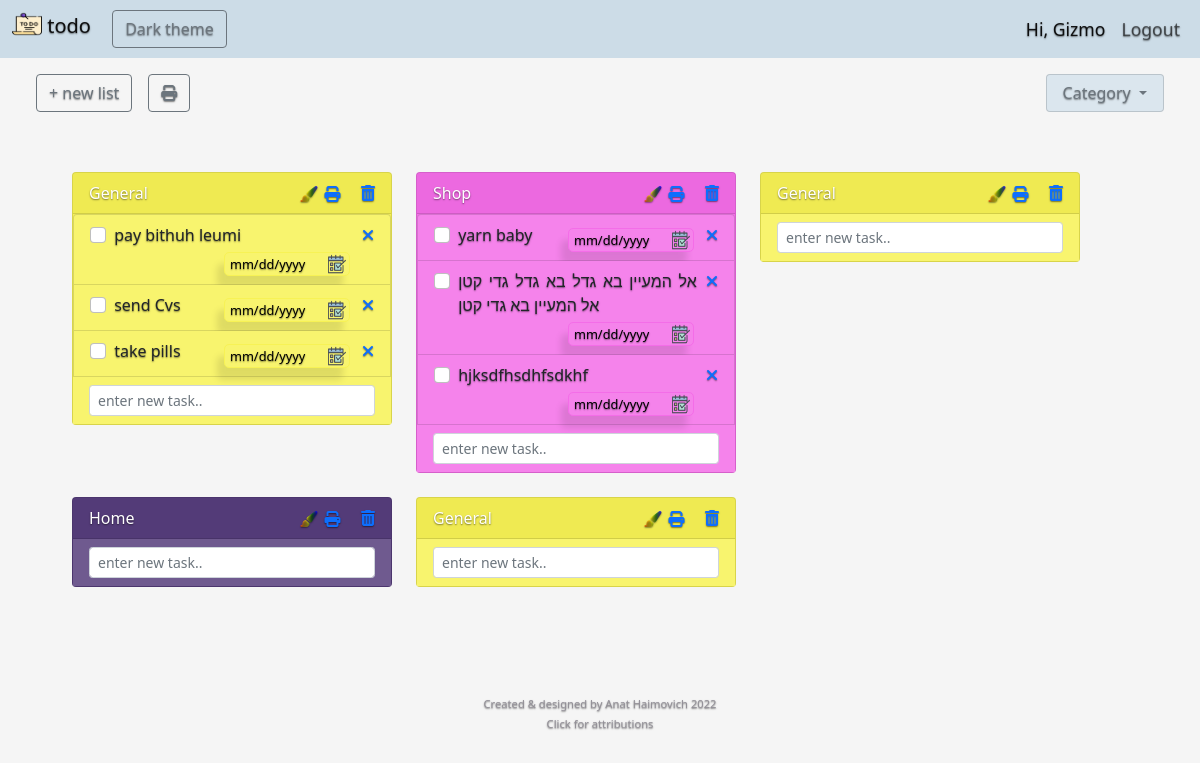
Page / (signed in) on the earlier database version.
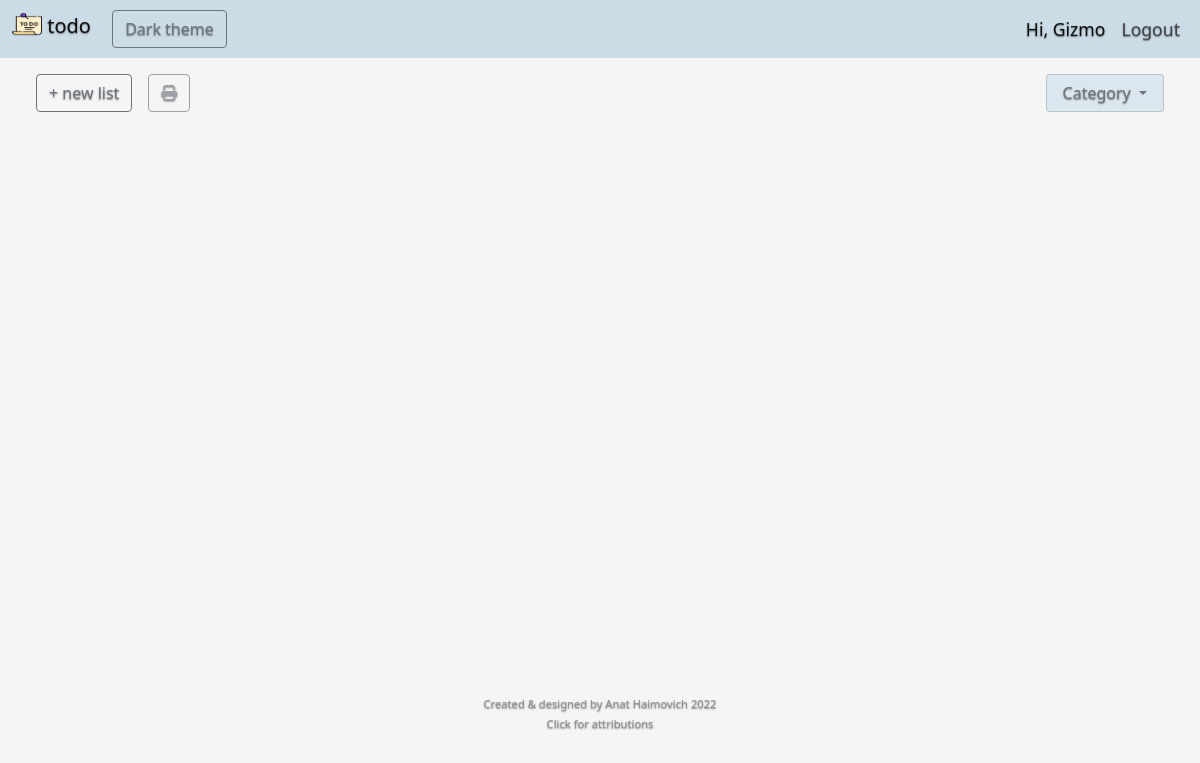
Same page on the later database version.
### main.py (models this page shows)
class User(UserMixin, db.Model):
    __tablename__ = "users"
    id = db.Column(db.Integer, primary_key=True)
    email = db.Column(db.String(50), unique=True)
    password = db.Column(db.String(50))
    name = db.Column(db.String(50))
    theme = db.Column(db.String(50), default='light')
    verifaction_question = db.Column(db.String(250))
    verifaction_answer = db.Column(db.String(50))
    user_lists = relationship('List', back_populates="parent_user", cascade="all, delete")

class List(db.Model):
    __tablename__ = "lists"
    id = db.Column(db.Integer, primary_key=True)
    user_id = db.Column(db.Integer, db.ForeignKey('users.id'), nullable=False)
    parent_user = relationship('User', back_populates="user_lists")
    category = db.Column(db.String(50), default='General')
    color = db.Column(db.String(50), default='orange')
    list_items = relationship('Item', back_populates="parent_list", cascade="all, delete")

class Item(db.Model):
    __tablename__ = "items"
    id = db.Column(db.Integer, primary_key=True)
    list_id = db.Column(db.Integer, db.ForeignKey('lists.id'), nullable=False)
    task = db.Column(db.String(100), nullable=False)
    due_date = db.Column(db.Date)
    is_done = db.Column(db.Boolean)
    parent_list = relationship('List', back_populates="list_items")

### main.py (the view)
@app.route('/')
def home():
    year = datetime.now().year
    set_theme()
    lists, categories = get_lists()
    list_form = CreateNewList()
    list_form.category.choices = categories + ['Add new..']
    item_form = CreateNewItem()
    login_form = LoginForm()
    return render_template("index.html", year=year, listform=list_form, itemform=item_form, loginform=login_form, theme=current_theme, lists=lists, categories=categories)

### forms.py
class CreateNewList(FlaskForm):
    category = SelectField('Category', default='General', coerce=str, validate_choice=False)
    new_category = StringField('Name', default='General', validators=[DataRequired()])
    color = SelectField('Color', default='orange', choices=['orange', 'purple', 'green', 'pink', 'yellow'], coerce=str)
    submit = SubmitField('Create')

class CreateNewItem(FlaskForm):
    text = StringField('', validators=[DataRequired()], render_kw={"placeholder": "enter new task.."})
    list_id = HiddenField()
    submit = SubmitField('Add')

### main.py (called while the page is built)
def set_theme():
    global current_theme
    theme_to_change = request.args.get('theme')
    if theme_to_change == 'dark':
      current_theme = themes['light']
    elif theme_to_change == 'light':
      current_theme = themes['dark']
    if current_user.is_authenticated and theme_to_change:
      current_user.theme = current_theme['name']
      db.session.commit()
    elif current_user.is_authenticated:
      current_theme = themes[current_user.theme]

def get_lists():
    if current_user.is_authenticated:
      lists = current_user.user_lists
      categories = unique([lst.category for lst in lists] + ['General'])
      category = request.args.get('category')
      if category:
        lists = List.query.filter_by(category=category).all()
      return lists, list(categories)
    return [], ['General']

@login_manager.user_loader
def load_user(user_id):
  return User.query.get(user_id)

### templates/index.html (shortened to what this page needs)
{% include "header.html" %}
{% set colors = ['orange', 'purple', 'green', 'pink', 'yellow'] %}
{% set status = {1:'checked', 0:''} %}
<div class="container-fluid top-section pt-3">
  {% if current_user.is_authenticated %}
  {% set mod = '#newList' %}
  {% else %}
  {% set mod = '#login-mod' %}
  {% endif %}
  <button name="new-list" type="button" class="btn {{ theme['button-style'] }} btn-md float-start" data-bs-toggle="modal" data-bs-target="{{ mod }}">
    <span>+ new list</span>
  </button>
  {% if lists|length == 0 %}
  {% set btn_stat = 'disabled' %}
  {% else %}
  {% set btn_stat = '' %}
  {% endif %}
  <button name="print-all" type="button" onclick="printAll();" class="btn {{ theme['button-style'] }} btn-md float-start mx-3" {{ btn_stat }}><i class="fa-solid fa-print"></i></button>
  <div class="dropdown">
    <button name="category" class="btn shadow-none {{ theme['drop-button'] }} dropdown-toggle float-end px-3" type="button" id="dropdownMenuButton1" data-bs-toggle="dropdown" aria-expanded="false">
      Category </button>
  </div>
</div>
<div class="container-fluid lists">
  <div class="row">
    {% for list in lists %}
    <div class="list-col col-sm-12 col-md-6 col-lg-4 col-xxl-3">
      <div class="card list-card text-start mb-4 card-{{ list.color }}" id="card-{{ list.id }}">
        <div class="card-header" id={{ list.id }} style="color: white;">
          {{ list.category }}
          <div class="dropdown dropdown-color">
            <button name="color-button" class="fa-solid fa-paintbrush color-btn multicolor-icon dropdown-toggle px-0" type="button" id="dropdownMenuButton3" data-bs-toggle="dropdown" aria-expanded="false"></button>
          </div>
          <button name="print-list" type="button" onclick="printList('card-{{ list.id }}');" class="print-btn">
            <i class="fa-solid fa-print"></i></button>
          <a name="del-list" class="float-end" href="{{ url_for('delete_list', list_id=list.id) }}"><i class="fa-solid fa-trash-can"></i> </a>
        </div>
        <div class="list-group">
          {% for item in list.list_items %}
          <div class="list-group-item card-item-{{ list.color }}">
            <input name="chkbox" class="form-check-input me-1" type="checkbox" id="chk-{{ item.id }}" onchange="update_db_task('chk-{{ item.id }}');" {{ status[item.is_done] }}>
            <a name="del-item" class="float-end" href="{{ url_for('delete_item', list_id=list.id, item_id=item.id) }}"> <i class="fa-solid fa-xmark"></i> </a>
            <div class="todo-list-item">
              <span class="task-text" id="text-{{ item.id }}" contenteditable="true" oninput="update_db_task_text('{{ item.id }}');">{{ item.task }}</span>
              {% if item.due_date == None %}
              {% set due_date = '' %}
              {% else %}
              {% set due_date = item.due_date %}
              {% endif %}
              <input type="date" name="task-date" id="date-{{ item.id }}" value="{{ due_date }}" class="date-picker date-picker-{{ list.color }}" style="border-color: 'card-{{ list.color }}';" onchange="update_db_date('date-{{ item.id }}');">
            </div>
          </div>
          {% endfor %}
          <form name="new-item-input" action="{{ url_for('create_item') }}" method="POST">
            <div class="card-item-{{ list.color }} px-3 py-2">
              {{ itemform.text(id="text-{}!".format(list.id), class_="form-control form-control-sm")}}
            </div>
          </form>
        </div>
      </div>
    </div>
    {% endfor %}
  </div>
</div>
{% include "footer.html" %}

### templates/header.html (shortened to what this page needs)
<!DOCTYPE html>
<html lang="en" dir="ltr">
<head>
  <link href="https://cdn.jsdelivr.net/npm/bootstrap@5.1.3/dist/css/bootstrap.min.css" rel="stylesheet">
  <link rel="stylesheet" href="../static/css/styles.css">
</head>
<body class="{{ theme['body-th'] }}">
  <nav class="navbar navbar-expand-sm {{ theme['navbar-th'] }}">
    <div class="container-fluid">
      <div class="">
        <a class="navbar-brand" href="{{ url_for('home') }}">
          <img src="../static/images/to-do-list.png" alt="" width="30" height="24" class="d-inline-block align-text-top">
          todo
        </a>
        <button name="theme" type="button" onclick="window.location.href='{{ url_for('change_theme', theme=theme['name'], url=request.path) }}';" class="btn {{ theme['button-style'] }} btn-md"><span>{{ theme['button-label'] }}</span></button>
      </div>
      <div class="collapse navbar-collapse nav-menu" id="navbarNavAltMarkup">
        <div class="navbar-nav">
          {% if current_user.is_authenticated %}
          <a id="user" class="nav-link nav-txt active" href="{{ url_for('account_settings') }}" data-bs-toggle="tooltip" data-bs-placement="bottom" data-bs-html="true" data-bs-custom-class="custom-tooltip" title="<em>account settings</em>">
            Hi, {{ current_user.name }}</a>
          <a class="nav-link nav-txt" href="{{ url_for('logout') }}">Logout</a>
          {% else %}
          <a class="nav-link nav-txt" aria-current="page" href="{{ url_for('login') }}">Login</a>
          {% endif %}
        </div>
      </div>
    </div>
  </nav>

### templates/footer.html (shortened to what this page needs)
<footer class="footcred pt-2 mb-1">
  <p class="mb-0">Created & designed by Anat Haimovich {{year}}</p>
  <a id="attributions" tabindex="0" class="btn btn-footer" role="button" data-bs-toggle="popover" data-bs-html="true" title="Credits" data-bs-content='<a href="https://www.flaticon.com/free-icons/list" title="list icons" target="_blank">List icon</a> by Icongeek26 &
       <a href="https://www.flaticon.com/free-icons/to-do" title="to do icons" target="_blank">Todo icon</a>  by Freepik - Flaticon,
       Calendar icon by<a href="https://www.iconfinder.com/korawan_m" title="Free calendar icons" target="_blank"> BomSymbols. - iconfinder</a>'>
    Click for attributions</a>
</footer>
</body>
</html>

### static/css/styles.css (style rules this page uses)
a, a:hover { text-decoration: none; }
button { text-shadow: inherit; }
html, body { height: 100vh; width: 100%; overflow: auto; }
body { text-align: center; justify-content: center; text-shadow: 0 .05rem .1rem rgba(0, 0, 0, .5); }
.body-light { background-color: rgb(245 245 245); color: black; }
.bg-lite { background-color: rgb(204 220 231); }
.lists { padding-top: 10%; overflow: auto; display: flex; flex-direction: column; min-height: 72vh; }
@media (min-width: 768px) { .top-section { padding-left: 4%; padding-right: 4%; } }
@media (min-width: 768px) { .lists { width: 80vw; } }
@media (min-width: 992px) { .top-section { padding-left: 3%; padding-right: 3%; } }
@media (min-width: 992px) { .lists { padding-top: 5%; width: 95vw; } }
@media (min-width: 1200px) { .lists { width: 90vw; } }
.dropdown-button-light, .dropdown-button-light:hover { color: #6c757d; background-color: rgb(219 230 238); border-color: #6c757d; border: 1px solid rgba(0, 0, 0, .15); }
.nav-menu { justify-content: flex-end; }
.navbar-nav .nav-txt { font-size: 1.1rem; min-width: 60px; }
.footcred { display: flex; flex-direction: column; align-items: center; }
.footcred, .btn-footer { color: rgba(147, 144, 152, 1); font-size: 0.7rem; }
.btn-footer, .btn-footer:focus { width: 200px; padding: 0.1rem 0.7rem; box-shadow: none; }

Differences in the rows shown:
removed List: category "General"
removed Item: task "pay bithuh leumi", shown under "General"
removed Item: task "send Cvs", shown under "General"
removed Item: task "take pills", shown under "General"
removed List: category "Shop", color "pink" (drawn)
removed Item: task "yarn baby", shown under "Shop"
removed Item: task "אל המעיין בא גדל בא גדל גדי קטן אל המעיין בא גדי קטן", shown under "Shop"
removed Item: task "hjksdfhsdhfsdkhf", shown under "Shop"
removed List: category "General"
removed List: category "Home", color "purple" (drawn)
removed List: category "General"
